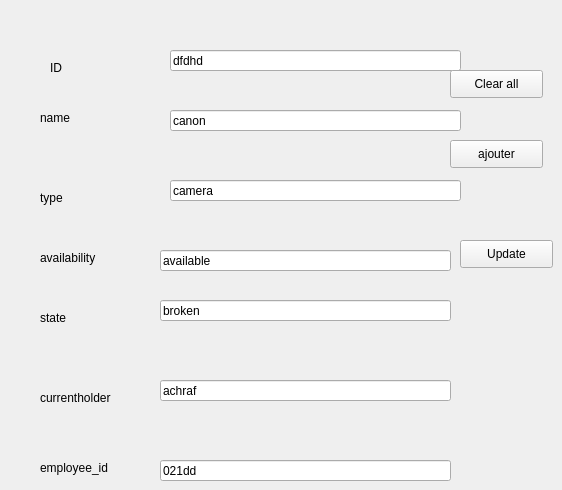
      <widget class="QWidget" name="tab">
       <attribute name="title">
        <string>add</string>
       </attribute>
       <widget class="QLineEdit" name="name_lineEdit">
        <property name="geometry">
         <rect>
          <x>170</x>
          <y>110</y>
          <width>291</width>
          <height>21</height>
         </rect>
        </property>
        <property name="text">
         <string>canon</string>
        </property>
       </widget>
       <widget class="QLineEdit" name="id_lineEdit">
        <property name="geometry">
         <rect>
          <x>170</x>
          <y>50</y>
          <width>291</width>
          <height>21</height>
         </rect>
        </property>
        <property name="styleSheet">
         <string notr="true"/>
        </property>
        <property name="text">
         <string>dfdhd</string>
        </property>
       </widget>
       <widget class="QLineEdit" name="type_lineEdit">
        <property name="geometry">
         <rect>
          <x>170</x>
          <y>180</y>
          <width>291</width>
          <height>21</height>
         </rect>
        </property>
        <property name="text">
         <string>camera</string>
        </property>
       </widget>
       <widget class="QLineEdit" name="employee_id_lineEdit">
        <property name="geometry">
         <rect>
          <x>160</x>
          <y>460</y>
          <width>291</width>
          <height>21</height>
         </rect>
        </property>
        <property name="text">
         <string>021dd</string>
        </property>
       </widget>
       <widget class="QLineEdit" name="availability_lineEdit">
        <property name="geometry">
         <rect>
          <x>160</x>
          <y>250</y>
          <width>291</width>
          <height>21</height>
         </rect>
        </property>
        <property name="text">
         <string>available</string>
        </property>
       </widget>
       <widget class="QLineEdit" name="state_lineEdit">
        <property name="geometry">
         <rect>
          <x>160</x>
          <y>300</y>
          <width>291</width>
          <height>21</height>
         </rect>
        </property>
        <property name="text">
         <string>broken</string>
        </property>
       </widget>
       <widget class="QLineEdit" name="currentholder_linedit">
        <property name="geometry">
         <rect>
          <x>160</x>
          <y>380</y>
          <width>291</width>
          <height>21</height>
         </rect>
        </property>
        <property name="text">
         <string>achraf</string>
        </property>
       </widget>
       <widget class="QLabel" name="label_19">
        <property name="geometry">
         <rect>
          <x>50</x>
          <y>60</y>
          <width>56</width>
          <height>16</height>
         </rect>
        </property>
        <property name="text">
         <string>ID</string>
        </property>
       </widget>
       <widget class="QLabel" name="label_29">
        <property name="geometry">
         <rect>
          <x>40</x>
          <y>110</y>
          <width>56</width>
          <height>16</height>
         </rect>
        </property>
        <property name="text">
         <string>name</string>
        </property>
       </widget>
       <widget class="QLabel" name="label_30">
        <property name="geometry">
         <rect>
          <x>40</x>
          <y>190</y>
          <width>56</width>
          <height>16</height>
         </rect>
        </property>
        <property name="text">
         <string>type</string>
        </property>
       </widget>
       <widget class="QLabel" name="label_31">
        <property name="geometry">
         <rect>
          <x>40</x>
          <y>250</y>
          <width>91</width>
          <height>16</height>
         </rect>
        </property>
        <property name="text">
         <string>availability</string>
        </property>
       </widget>
       <widget class="QLabel" name="label_32">
        <property name="geometry">
         <rect>
          <x>40</x>
          <y>310</y>
          <width>91</width>
          <height>16</height>
         </rect>
        </property>
        <property name="text">
         <string>state</string>
        </property>
       </widget>
       <widget class="QLabel" name="label_33">
        <property name="geometry">
         <rect>
          <x>40</x>
          <y>390</y>
          <width>91</width>
          <height>16</height>
         </rect>
        </property>
        <property name="text">
         <string>currentholder</string>
        </property>
       </widget>
       <widget class="QLabel" name="label_34">
        <property name="geometry">
         <rect>
          <x>40</x>
          <y>460</y>
          <width>91</width>
          <height>16</height>
         </rect>
        </property>
        <property name="text">
         <string>employee_id</string>
        </property>
       </widget>
       <widget class="QPushButton" name="ajouter">
        <property name="geometry">
         <rect>
          <x>450</x>
          <y>140</y>
          <width>93</width>
          <height>28</height>
         </rect>
        </property>
        <property name="text">
         <string>ajouter</string>
        </property>
       </widget>
       <widget class="QPushButton" name="updatebutton">
        <property name="geometry">
         <rect>
          <x>460</x>
          <y>240</y>
          <width>93</width>
          <height>28</height>
         </rect>
        </property>
        <property name="text">
         <string>Update</string>
        </property>
       </widget>
       <widget class="QPushButton" name="clear_fields_add">
        <property name="geometry">
         <rect>
          <x>450</x>
          <y>70</y>
          <width>93</width>
          <height>28</height>
         </rect>
        </property>
        <property name="text">
         <string>Clear all</string>
        </property>
       </widget>
      </widget>
